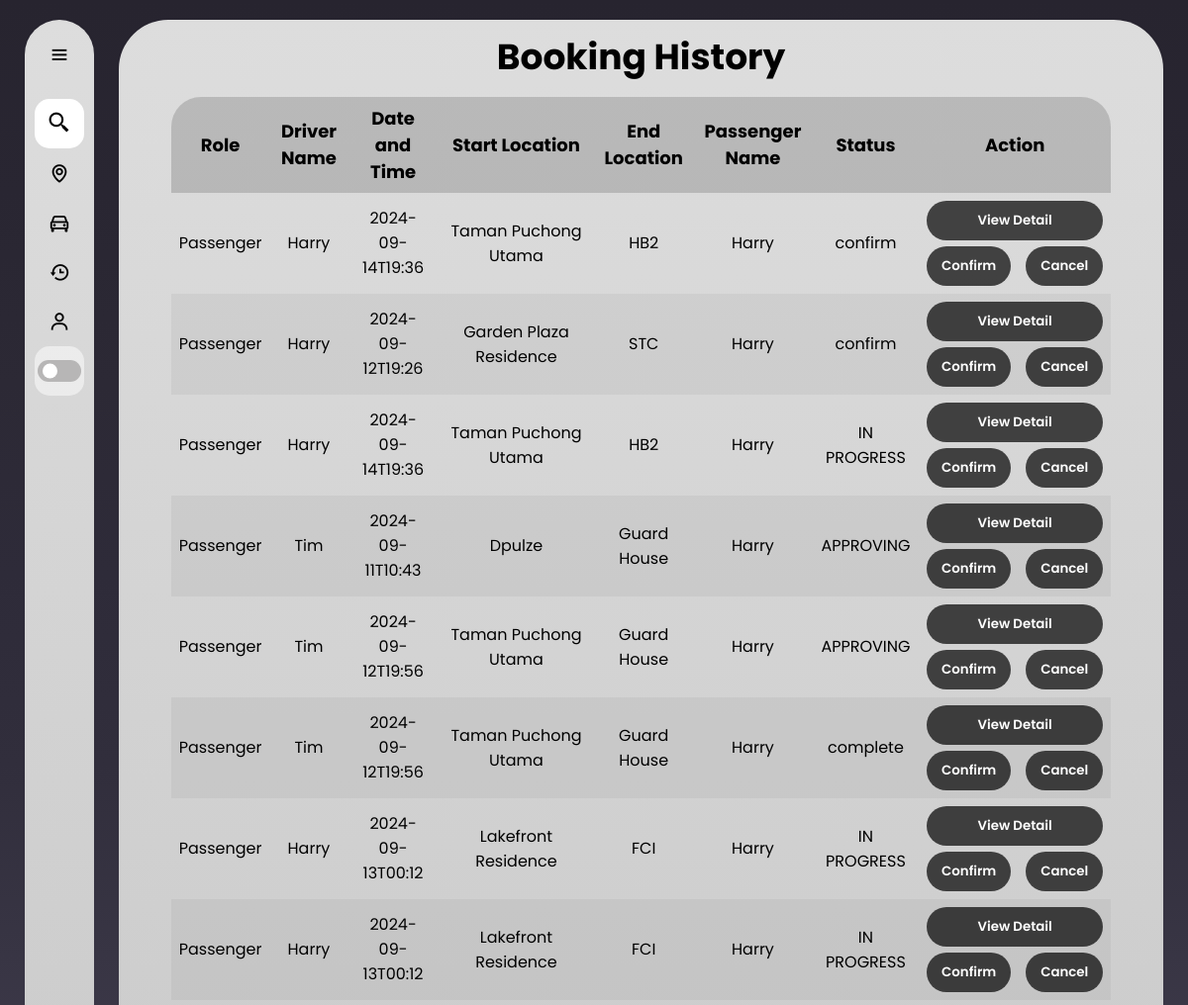
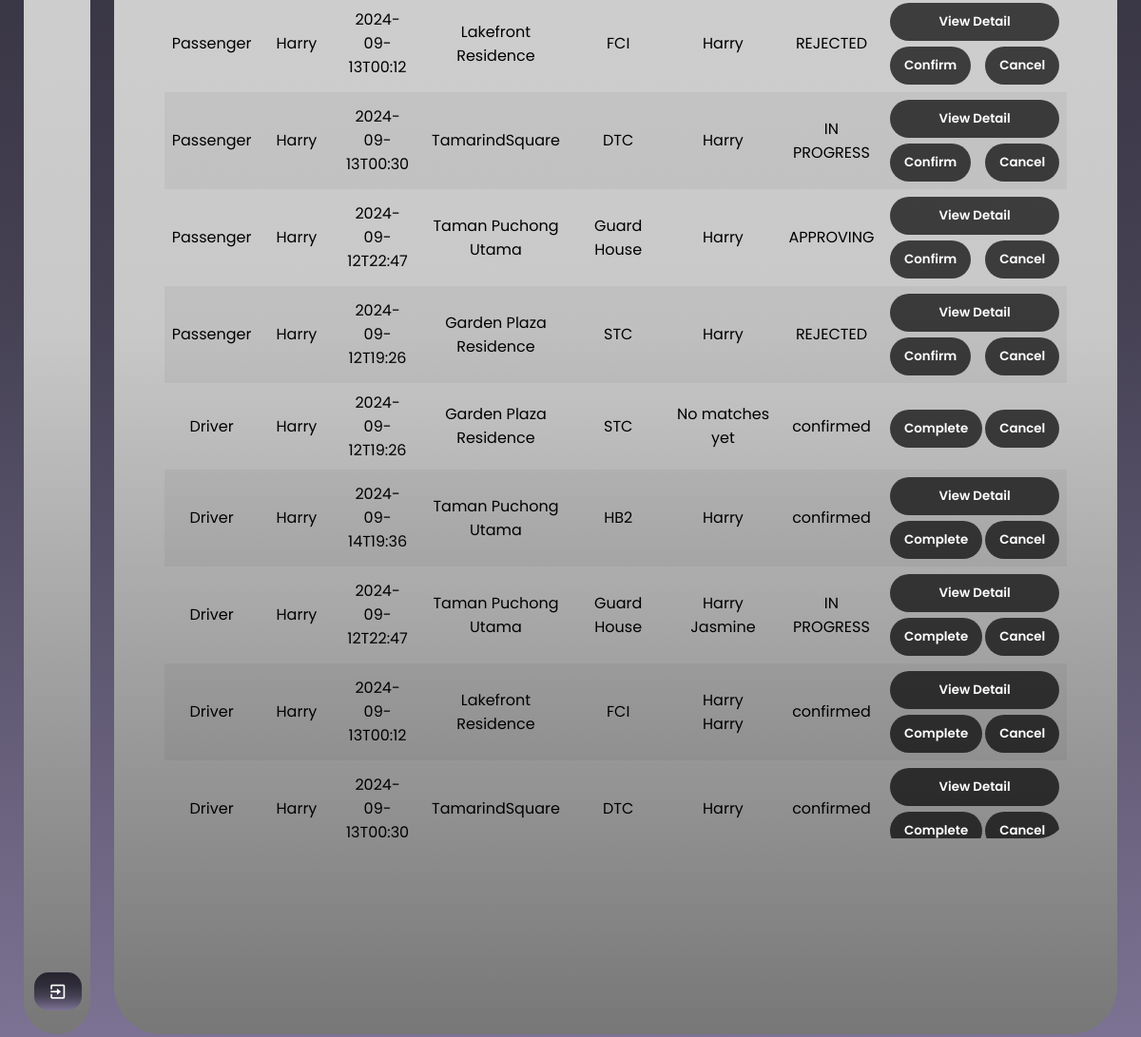
The app's page /booking_history (signed in) with its own data (2 pictures, top to bottom).
### web/models.py (models this page shows)
class PassengerMatch(db.Model):
    id = db.Column(db.Integer, primary_key=True)
    passenger_id = db.Column(db.Integer, db.ForeignKey('user.id'), nullable=False)
    driver_id = db.Column(db.Integer, db.ForeignKey('rides.id'), nullable=False)
    payment_proof_id = db.Column(db.Integer, db.ForeignKey('payment_proof.id'), nullable=True)
    status = db.Column(db.String(20), nullable=False, default='APPROVING')
    passenger = db.relationship('User', foreign_keys=[passenger_id], backref='matches_as_passenger')
    driver = db.relationship('Rides', foreign_keys=[driver_id], backref='matches_as_driver')
    payment_proof = db.relationship('PaymentProof', backref='matches', lazy=True)

class Profile(db.Model):
    id = db.Column(db.Integer, primary_key=True)
    fullName = db.Column(db.String(150))
    gender = db.Column(db.String(100), nullable=False)
    birthyear=db.Column(db.String(15), nullable=False)
    contact = db.Column(db.String(15), nullable=False)
    birthyear = db.Column(db.String(15), nullable=False)
    profile_pic = db.Column(db.String(200), default="default.jpg")
    is_approved = db.Column(db.Boolean, default=False)  # Added for moderation
    user_id = db.Column(db.Integer, db.ForeignKey('user.id'), nullable=False)
    birthyear = db.Column(db.String(15), nullable=False)

class Rides(db.Model):
    id = db.Column(db.Integer, primary_key=True)
    dateandTime = db.Column(db.String(50), nullable=False)
    start_location = db.Column(db.String(100), nullable=False)
    start_location_lat = db.Column(db.Float, nullable=True)  # Nullable
    start_location_lng = db.Column(db.Float, nullable=True)  # Nullable
    end_location = db.Column(db.String(100), nullable=False)
    end_location_lat = db.Column(db.Float, nullable=True)  # Nullable
    end_location_lng = db.Column(db.Float, nullable=True)  # Nullable
    carplate = db.Column(db.String(20), nullable=False)
    carmodel = db.Column(db.String(50), nullable=False)
    totalperson = db.Column(db.Integer, nullable=False)
    fees = db.Column(db.String(50), nullable=False)
    duitnowid = db.Column(db.String(50), nullable=True)  # Nullable
    message = db.Column(db.Text, nullable=True)  # Nullable
    status = db.Column(db.String(50), nullable=False,default='pending')
    user_id = db.Column(db.Integer, db.ForeignKey('user.id'), nullable=False)
    passenger_matches = db.relationship('PassengerMatch', foreign_keys='PassengerMatch.driver_id', backref='driver_post', lazy=True)

### web/routes.py (the view)
@bp.route('/booking_history')
@login_required
def booking_history():
    profile = Profile.query.filter_by(user_id=current_user.id).first()
    passenger_matches = PassengerMatch.query.join(User, PassengerMatch.passenger_id == User.id) \
                                            .join(Rides, PassengerMatch.driver_id == Rides.id) \
                                            .filter(PassengerMatch.passenger_id == current_user.id) \
                                            .all()
    driver_posts = Rides.query.filter_by(user_id=current_user.id).all()
    driver_matches_dict = {}
    for post in driver_posts:
        matches = PassengerMatch.query.filter(PassengerMatch.driver_id == post.id) \
                                      .filter(PassengerMatch.status.in_(['APPROVING', 'IN PROGRESS'])) \
                                      .all()
        driver_matches_dict[post.id] = matches
    profiles = Profile.query.all()
    profile_dict = {profile.user_id: profile for profile in profiles}
    return render_template('booking_history.html',
                           passenger_matches=passenger_matches,
                           profile_dict=profile_dict,
                           driver_posts=driver_posts,
                           profile=profile,
                           driver_matches_dict=driver_matches_dict)

### web/templates/booking_history.html (shortened to what this page needs)
{% extends "base_passenger.html" %}
{% block content %}
<!DOCTYPE html>
<html lang="en">
<head>
    <link rel="stylesheet" href="../static/booking_history.css">
</head>
<body>
    <div class="container">
        <div class="header">
            <h1>Booking History</h1>
        </div>
        <div class="table_body">
            <table border="1">
                <thead scope="col">
                    <tr>
                        <th>Role</th>
                        <th>Driver Name</th>
                        <th>Date and Time</th>
                        <th>Start Location</th>
                        <th>End Location</th>
                        <th>Passenger Name</th>
                        <th>Status</th>
                        <th>Action</th>
                    </tr>
                </thead>
                <tbody>
                    {% for match in passenger_matches %}
                    <tr>
                        <td>Passenger</td>
                        <td>{{ profile_dict[match.driver.user_id].fullName }}</td>
                        <td>{{ match.driver.dateandTime }}</td>
                        <td>{{ match.driver.start_location }}</td>
                        <td>{{ match.driver.end_location }}</td>
                        <td>{{ profile_dict[match.passenger_id].fullName }}</td>
                        <td>{{ match.status }}</td>
                        <td>
                            <form action="{{ url_for('main.view_detail_p', match_id=match.id) }}" method="POST">
                                <input type="submit" value="View Detail" class="btn">
                            </form>
                            <div class="selection">
                                <form action="{{ url_for('main.confirm_match', match_id=match.id) }}" method="POST">
                                    <input type="submit" value="Confirm" class="btn">
                                </form>
                                <form action="{{ url_for('main.cancel_match_p', match_id=match.id) }}" method="POST">
                                    <input type="submit" value="Cancel" class="btn">
                                </form>
                            </div>
                        </td>
                    </tr>
                    {% endfor %}
                    {% for driver in driver_posts %}
                    <tr>
                        <td>Driver</td>
                        <td>{{ profile_dict[driver.user_id].fullName }}</td>
                        <td>{{ driver.dateandTime }}</td>
                        <td>{{ driver.start_location }}</td>
                        <td>{{ driver.end_location }}</td>
                        <td>
                            {% if driver.id in driver_matches_dict and driver_matches_dict[driver.id] %}
                                {% for match in driver_matches_dict[driver.id] %}
                                    <ul>{{ profile_dict[match.passenger_id].fullName }}</ul>
                                {% endfor %}
                            {% else %}
                                No matches yet
                            {% endif %}
                        </td>
                        <td>{{ driver.status }}</td>
                        <td>
                            {% if driver.id in driver_matches_dict and driver_matches_dict[driver.id]|length > 0 %}
                                <form action="{{ url_for('main.view_detail_d', match_id=driver_matches_dict[driver.id][0].id) }}" method="POST">
                                    <input type="submit" value="View Detail" class="btn">
                                </form>
                            {% endif %}
                            <div class="selection">
                                <form action="{{ url_for('main.complete_match', match_id=driver.id) }}" method="POST">
                                    <input type="submit" value="Complete" class="btn">
                                </form>
                                <form action="{{ url_for('main.cancel_match', match_id=driver.id) }}" method="POST">
                                    <input type="submit" value="Cancel" class="btn">
                                </form>
                            </div>
                        </td>
                    </tr>
                    {% endfor %}
                </tbody>
            </table>
        </div>
    </div>
</body>
</html>
{% endblock %}

### web/static/sidebar.css (style rules this page uses)
* { margin: 0; padding: 0; box-sizing: border-box; font-family: "poppins"; }
:root { --background-color: linear-gradient(to bottom, #27242f, #292632, #2c2935, #2e2b39, #312e3c, #383544, #3f3b4c, #464254, #534e64, #615a74, #6f6784, #7d7495); --box-color: linear-gradient(180deg, #DDDDDD 0%, #C8C8C8 64.5%, #777777 100%); --text-color: black; --toggle-color: white; --mode-background: rgba(255, 255, 255, 0.5); --box-shadow: 5px 5px 10px rgba(0, 0, 0, 0.5); }
body { position: relative; min-height: 100vh; width: 100%; overflow: hidden; background: var(--background-color) fixed; }

### web/static/booking_history.css (style rules this page uses)
* { margin: 0; padding: 0; box-sizing: border-box; font-family: "poppins"; }
:root { --background-color: linear-gradient(to bottom, #27242f, #292632, #2c2935, #2e2b39, #312e3c, #383544, #3f3b4c, #464254, #534e64, #615a74, #6f6784, #7d7495); --box-color: linear-gradient(180deg, #DDDDDD 0%, #C8C8C8 64.5%, #777777 100%); --text-color: black; --toggle-color: white; --mode-background: rgba(255, 255, 255, 0.5); --box-shadow: 5px 5px 10px rgba(0, 0, 0, 0.5); --box-shadow2: 10px 10px 20px rgba(0, 0, 0, 0.5); --table-header: #2424242f; --table-data: #0000000b; --table-hover: #fff6; --btn: rgba(0, 0, 0, 0.7); }
body { position: relative; min-height: 100vh; width: 100%; }
.container { position: absolute; top: 20px; bottom: 20px; left: 120px; right: 25px; background: var(--box-color); border-radius: 50px; transition: all 0.5s ease; text-align: center; }
.header { font-size: 18px; color: var(--text-color); padding-top: 10px; pointer-events: none; }
.table_body { width: 90%; max-height: calc(87% - .8rem); margin: .8rem auto; color: var(--text-color); overflow: auto; border-radius: 30px; }
table { width: 100%; text-align: center; }
table, th, td { border: 1px solid #CCC; border-collapse: collapse; padding: 8px 8px; border: none; overflow: hidden; }
thead th { position: sticky; top: 0; left: 0; background-color: var(--table-header); pointer-events: none; font-size: 18px; }
tbody td { font-size: 16px; cursor: default; }
tbody tr:nth-child(even) { background: var(--table-data); }
.selection { padding-top: 6px; display: flex; justify-content: space-between; gap: 3px; }
.btn { width: 100%; height: 40px; background: var(--btn); border: none; border-radius: 20px; color: var(--toggle-color); cursor: pointer; font-weight: 600; padding: 0 15px; }

### records on screen
PassengerMatch: driver.dateandTime "2024-09-14T19:36", driver.start_location "Taman Puchong Utama", driver.end_location "HB2", status "confirm"
Profile: fullName "Harry"
PassengerMatch: driver.dateandTime "2024-09-12T19:26", driver.start_location "Garden Plaza Residence", driver.end_location "STC", status "confirm"
PassengerMatch: driver.dateandTime "2024-09-14T19:36", driver.start_location "Taman Puchong Utama", driver.end_location "HB2", status "IN PROGRESS"
PassengerMatch: driver.dateandTime "2024-09-11T10:43", driver.start_location "Dpulze", driver.end_location "Guard House", status "APPROVING"
Profile: fullName "Tim"
PassengerMatch: driver.dateandTime "2024-09-12T19:56", driver.start_location "Taman Puchong Utama", driver.end_location "Guard House", status "APPROVING"
PassengerMatch: driver.dateandTime "2024-09-12T19:56", driver.start_location "Taman Puchong Utama", driver.end_location "Guard House", status "complete"
PassengerMatch: driver.dateandTime "2024-09-13T00:12", driver.start_location "Lakefront Residence", driver.end_location "FCI", status "IN PROGRESS"
PassengerMatch: driver.dateandTime "2024-09-13T00:12", driver.start_location "Lakefront Residence", driver.end_location "FCI", status "IN PROGRESS"
PassengerMatch: driver.dateandTime "2024-09-13T00:12", driver.start_location "Lakefront Residence", driver.end_location "FCI", status "REJECTED"
PassengerMatch: driver.dateandTime "2024-09-13T00:30", driver.start_location "TamarindSquare", driver.end_location "DTC", status "IN PROGRESS"
PassengerMatch: driver.dateandTime "2024-09-12T22:47", driver.start_location "Taman Puchong Utama", driver.end_location "Guard House", status "APPROVING"
PassengerMatch: driver.dateandTime "2024-09-12T19:26", driver.start_location "Garden Plaza Residence", driver.end_location "STC", status "REJECTED"
Rides: dateandTime "2024-09-12T19:26", start_location "Garden Plaza Residence", end_location "STC", shows "No matches yet", status "confirmed"
Rides: dateandTime "2024-09-14T19:36", start_location "Taman Puchong Utama", end_location "HB2", status "confirmed"
Rides: dateandTime "2024-09-12T22:47", start_location "Taman Puchong Utama", end_location "Guard House", status "IN PROGRESS"
Profile: fullName "Jasmine"
Rides: dateandTime "2024-09-13T00:12", start_location "Lakefront Residence", end_location "FCI", status "confirmed"
Rides: dateandTime "2024-09-13T00:30", start_location "TamarindSquare", end_location "DTC", status "confirmed"
